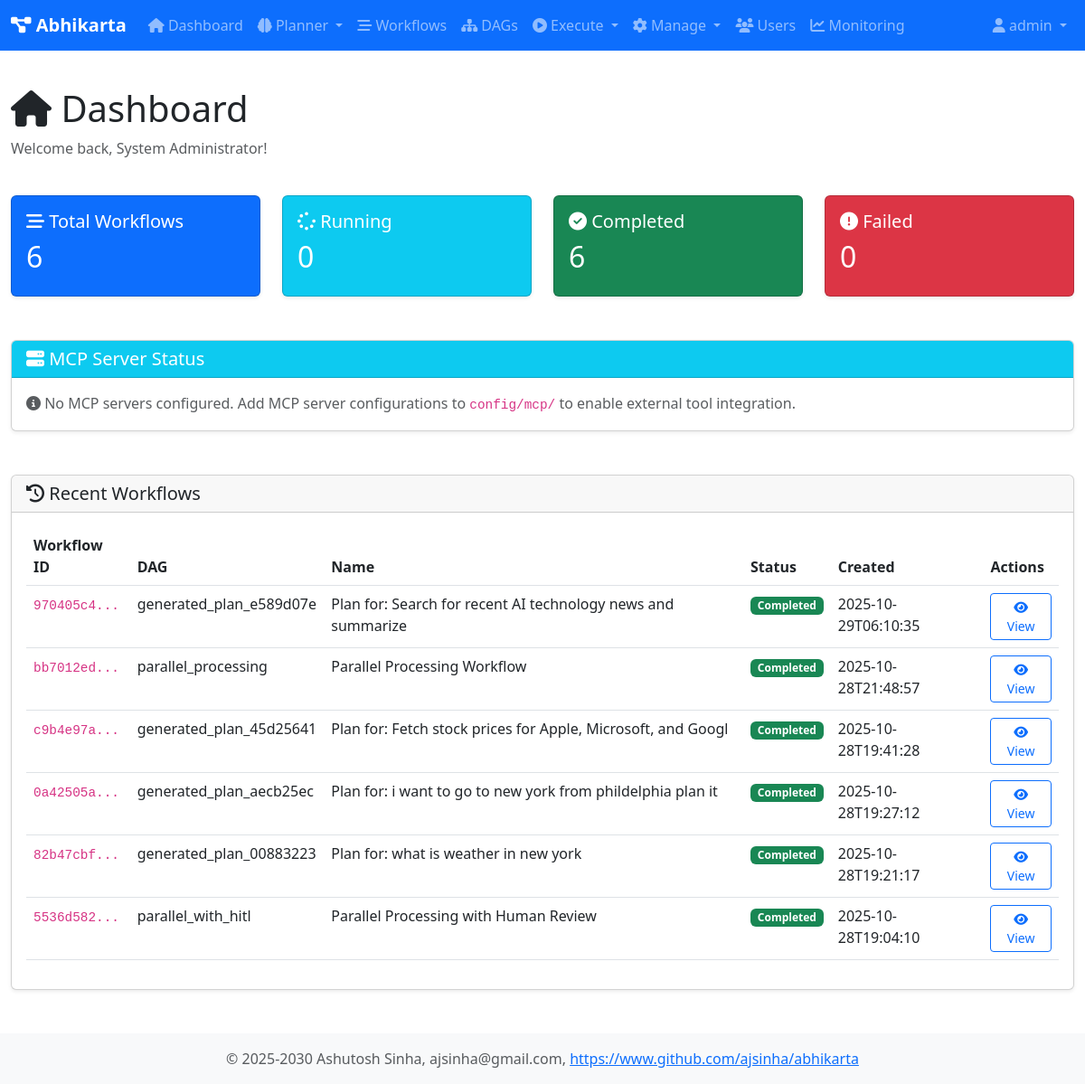
Before: /dashboard (signed in) with the older database file.
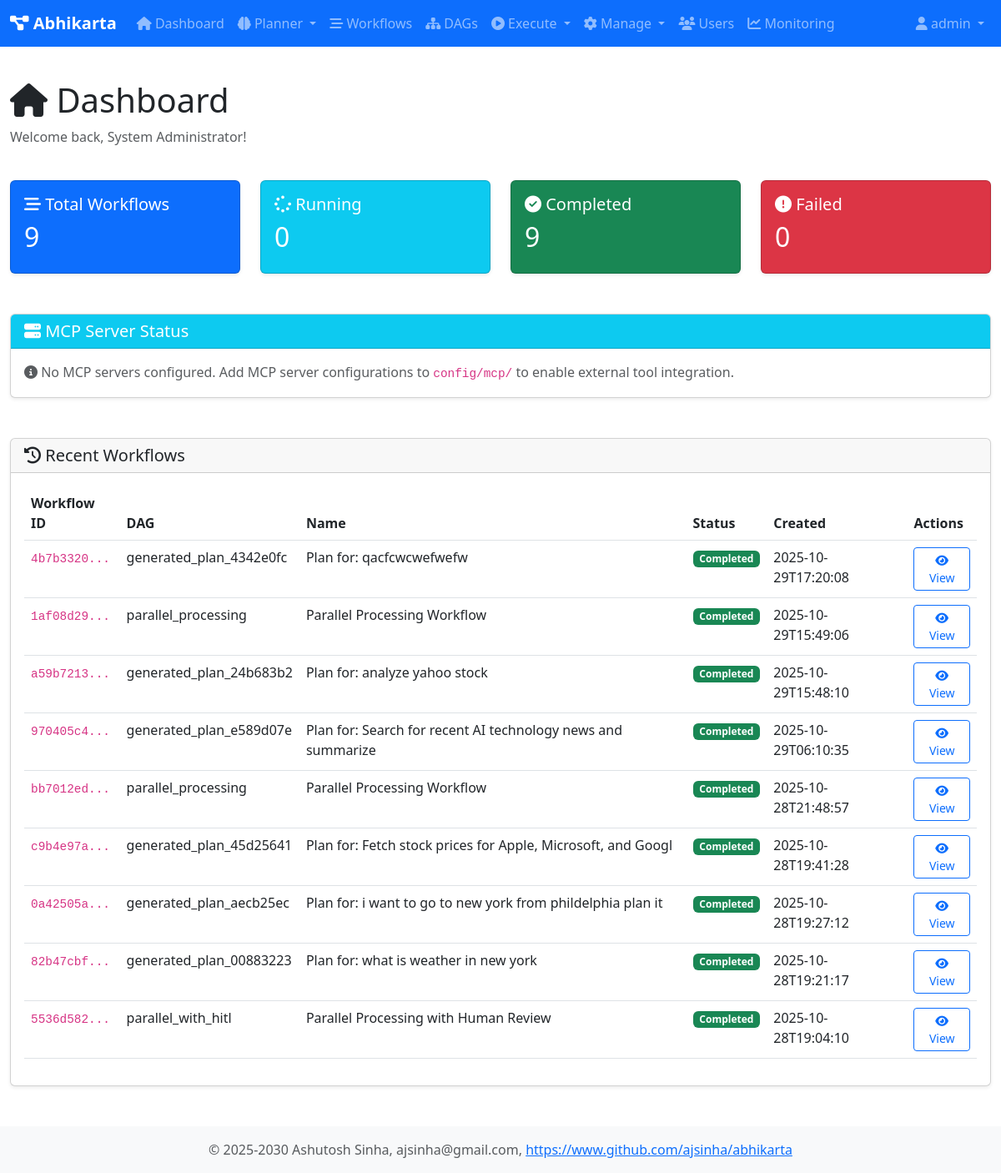
After: the same page with the newer database file.
### tables this page shows
CREATE TABLE workflows (
                workflow_id TEXT PRIMARY KEY,
                dag_id TEXT NOT NULL,
                session_id TEXT,
                name TEXT,
                description TEXT,
                status TEXT DEFAULT 'pending',
                created_at TEXT DEFAULT CURRENT_TIMESTAMP,
                started_at TEXT,
                completed_at TEXT,
                created_by TEXT,
                graph_json TEXT,
                result TEXT,
                error TEXT
            );

### web/app.py (the view)
@app.route('/dashboard')
@login_required
def dashboard():
    user = user_registry.get_user(session['user_id'])
    db = get_db()
    total_workflows = db.fetchone("SELECT COUNT(*) as count FROM workflows")['count']
    running_workflows = db.fetchone("SELECT COUNT(*) as count FROM workflows WHERE status = 'running'")['count']
    completed_workflows = db.fetchone("SELECT COUNT(*) as count FROM workflows WHERE status = 'completed'")['count']
    failed_workflows = db.fetchone("SELECT COUNT(*) as count FROM workflows WHERE status = 'failed'")['count']
    recent_workflows = db.fetchall(
        "SELECT * FROM workflows ORDER BY created_at DESC LIMIT 10"
    )
    pending_hitl = orchestrator.get_pending_hitl_requests()
    mcp_servers = tool_registry.get_mcp_servers_status()
    return render_template('dashboard.html',
                         user=user,
                         total_workflows=total_workflows,
                         running_workflows=running_workflows,
                         completed_workflows=completed_workflows,
                         failed_workflows=failed_workflows,
                         recent_workflows=recent_workflows,
                         pending_hitl=len(pending_hitl),
                         mcp_servers=mcp_servers)

### core/user_registry.py (called while the page is built)
    def is_admin(self) -> bool:
        return self.role == 'admin'

    def get_user(self, user_id: str) -> Optional[User]:
        return self._users.get(user_id)

### db/database.py (called while the page is built)
def get_db() -> Database:
    global _db_instance
    if _db_instance is None:
        _db_instance = Database(db_type='sqlite', db_path='data/abhikarta.db')
        _db_instance.initialize_schema()
    return _db_instance

    @contextmanager
    def get_connection(self):
        conn = None
        try:
            if self.db_type == 'sqlite':
                conn = sqlite3.connect(self.db_path)
                conn.row_factory = sqlite3.Row
            elif self.db_type == 'postgresql':
                import psycopg2
                import psycopg2.extras
                conn = psycopg2.connect(**self.pg_params)
                conn.cursor_factory = psycopg2.extras.RealDictCursor
            yield conn
            conn.commit()
        except Exception as e:
            if conn:
                conn.rollback()
            raise e
        finally:
            if conn:
                conn.close()

    def fetchone(self, query: str, params: Tuple = ()) -> Optional[Dict[str, Any]]:
        with self.get_connection() as conn:
            cursor = conn.cursor()
            cursor.execute(query, params)
            row = cursor.fetchone()
            return dict(row) if row else None

    def fetchall(self, query: str, params: Tuple = ()) -> List[Dict[str, Any]]:
        with self.get_connection() as conn:
            cursor = conn.cursor()
            cursor.execute(query, params)
            rows = cursor.fetchall()
            return [dict(row) for row in rows]

### tools/tool_registry.py (called while the page is built, shortened)
    def get_mcp_servers_status(self) -> List[Dict[str, Any]]:
        import time
        mcp_servers = []
        if not os.path.exists(self._mcp_config_dir):
            return mcp_servers

### web/app.py (called while the page is built)
def login_required(f):
    @wraps(f)
    def decorated_function(*args, **kwargs):
        if 'user_id' not in session:
            return redirect(url_for('login'))
        return f(*args, **kwargs)
    return decorated_function

### workflows/dag/orchestrator.py (called while the page is built)
    def get_pending_hitl_requests(self, workflow_id: Optional[str] = None) -> List[Dict[str, Any]]:
        if workflow_id:
            return self.db.fetchall(
                "SELECT * FROM hitl_requests WHERE workflow_id = ? AND status = 'pending'",
                (workflow_id,)
            )
        else:
            return self.db.fetchall(
                "SELECT * FROM hitl_requests WHERE status = 'pending'"
            )

### web/templates/dashboard.html (shortened to what this page needs)
{% extends "base.html" %}
{% block content %}
<div class="row mb-4">
    <div class="col">
        <h1><i class="fas fa-home"></i> Dashboard</h1>
        <p class="text-muted">Welcome back, {{ user.full_name }}!</p>
    </div>
</div>
<div class="row mb-4">
    <div class="col-md-3">
        <div class="card text-white bg-primary">
            <div class="card-body">
                <h5 class="card-title"><i class="fas fa-stream"></i> Total Workflows</h5>
                <h2>{{ total_workflows }}</h2>
            </div>
        </div>
    </div>
    <div class="col-md-3">
        <div class="card text-white bg-info">
            <div class="card-body">
                <h5 class="card-title"><i class="fas fa-spinner"></i> Running</h5>
                <h2>{{ running_workflows }}</h2>
            </div>
        </div>
    </div>
    <div class="col-md-3">
        <div class="card text-white bg-success">
            <div class="card-body">
                <h5 class="card-title"><i class="fas fa-check-circle"></i> Completed</h5>
                <h2>{{ completed_workflows }}</h2>
            </div>
        </div>
    </div>
    <div class="col-md-3">
        <div class="card text-white bg-danger">
            <div class="card-body">
                <h5 class="card-title"><i class="fas fa-exclamation-circle"></i> Failed</h5>
                <h2>{{ failed_workflows }}</h2>
            </div>
        </div>
    </div>
</div>
<div class="row mb-4">
    <div class="col-12">
        <div class="card">
            <div class="card-header bg-info text-white">
                <h5 class="mb-0"><i class="fas fa-server"></i> MCP Server Status</h5>
            </div>
            <div class="card-body">
                {% if mcp_servers %}
                <div class="row">
                    {% for server in mcp_servers %}
                    <div class="col-md-4 mb-3">
                        <div class="card border-{{ 'success' if server.status == 'online' else 'danger' }}">
                            <div class="card-body">
                                <div class="d-flex justify-content-between align-items-center mb-2">
                                    <h6 class="mb-0"><i class="fas fa-cube"></i> {{ server.name }}</h6>
                                    {% if server.status == 'online' %}
                                        <span class="badge bg-success"><i class="fas fa-check-circle"></i> Online</span>
                                    {% else %}
                                        <span class="badge bg-danger"><i class="fas fa-times-circle"></i> Offline</span>
                                    {% endif %}
                                </div>
                                <p class="small text-muted mb-2">
                                    <i class="fas fa-link"></i> {{ server.url }}
                                </p>
                                <div class="small">
                                    <strong>Tools:</strong> {{ server.tool_count }}
                                    {% if server.status == 'online' %}
                                        <br><strong>Response Time:</strong> {{ server.response_time }}ms
                                    {% endif %}
                                </div>
                            </div>
                        </div>
                    </div>
                    {% endfor %}
                </div>
                <div class="text-end">
                    <button class="btn btn-sm btn-outline-secondary" onclick="refreshMCPStatus()">
                        <i class="fas fa-sync-alt"></i> Refresh Status
                    </button>
                </div>
                {% else %}
                <p class="text-muted mb-0">
                    <i class="fas fa-info-circle"></i> No MCP servers configured.
                    Add MCP server configurations to <code>config/mcp/</code> to enable external tool integration.
                </p>
                {% endif %}
            </div>
        </div>
    </div>
</div>
<div class="row">
    <div class="col-12">
        <div class="card">
            <div class="card-header">
                <h5 class="mb-0"><i class="fas fa-history"></i> Recent Workflows</h5>
            </div>
            <div class="card-body">
                {% if recent_workflows %}
                <div class="table-responsive">
                    <table class="table table-hover">
                        <thead>
                            <tr>
                                <th>Workflow ID</th>
                                <th>DAG</th>
                                <th>Name</th>
                                <th>Status</th>
                                <th>Created</th>
                                <th>Actions</th>
                            </tr>
                        </thead>
                        <tbody>
                            {% for workflow in recent_workflows %}
                            <tr>
                                <td><code>{{ workflow.workflow_id[:8] }}...</code></td>
                                <td>{{ workflow.dag_id }}</td>
                                <td>{{ workflow.name or 'N/A' }}</td>
                                <td>
                                    {% if workflow.status == 'running' %}
                                        <span class="badge bg-info">Running</span>
                                    {% elif workflow.status == 'completed' %}
                                        <span class="badge bg-success">Completed</span>
                                    {% elif workflow.status == 'failed' %}
                                        <span class="badge bg-danger">Failed</span>
                                    {% else %}
                                        <span class="badge bg-secondary">{{ workflow.status }}</span>
                                    {% endif %}
                                </td>
                                <td>{{ workflow.created_at[:19] }}</td>
                                <td>
                                    <a href="{{ url_for('workflow_detail', workflow_id=workflow.workflow_id) }}"
                                       class="btn btn-sm btn-outline-primary">
                                        <i class="fas fa-eye"></i> View
                                    </a>
                                </td>
                            </tr>
                            {% endfor %}
                        </tbody>
                    </table>
                </div>
                {% else %}
                <p class="text-muted">No workflows yet. <a href="{{ url_for('dags') }}">Execute a DAG</a> to get started.</p>
                {% endif %}
            </div>
        </div>
    </div>
</div>
{% endblock %}

### web/templates/base.html (shortened to what this page needs)
<!DOCTYPE html>
<html lang="en">
<head>
    <link href="https://cdn.jsdelivr.net/npm/bootstrap@5.3.0/dist/css/bootstrap.min.css" rel="stylesheet">
    <link rel="stylesheet" href="https://cdnjs.cloudflare.com/ajax/libs/font-awesome/6.4.0/css/all.min.css">
    <link href="{{ url_for('static', filename='css/style.css') }}" rel="stylesheet">
</head>
<body>
    {% if user %}
    <nav class="navbar navbar-expand-lg navbar-dark bg-primary">
        <div class="container-fluid">
            <a class="navbar-brand" href="{{ url_for('dashboard') }}">
                <i class="fas fa-project-diagram"></i> Abhikarta
            </a>
            <div class="collapse navbar-collapse" id="navbarNav">
                <ul class="navbar-nav me-auto">
                    <li class="nav-item">
                        <a class="nav-link" href="{{ url_for('dashboard') }}">
                            <i class="fas fa-home"></i> Dashboard
                        </a>
                    </li>
                    <li class="nav-item dropdown">
                        <a class="nav-link dropdown-toggle" href="#" id="plannerDropdown" role="button" data-bs-toggle="dropdown">
                            <i class="fas fa-brain"></i> Planner
                        </a>
                    </li>
                    <li class="nav-item">
                        <a class="nav-link" href="{{ url_for('workflows') }}">
                            <i class="fas fa-stream"></i> Workflows
                        </a>
                    </li>
                    <li class="nav-item">
                        <a class="nav-link" href="{{ url_for('dags') }}">
                            <i class="fas fa-sitemap"></i> DAGs
                        </a>
                    </li>
                    <li class="nav-item dropdown">
                        <a class="nav-link dropdown-toggle" href="#" id="executeDropdown" role="button" data-bs-toggle="dropdown">
                            <i class="fas fa-play-circle"></i> Execute
                        </a>
                    </li>
                    <li class="nav-item dropdown">
                        <a class="nav-link dropdown-toggle" href="#" id="manageDropdown" role="button" data-bs-toggle="dropdown">
                            <i class="fas fa-cog"></i> Manage
                        </a>
                    </li>
                    {% if user.is_admin() %}
                    <li class="nav-item">
                        <a class="nav-link" href="{{ url_for('users') }}">
                            <i class="fas fa-users"></i> Users
                        </a>
                    </li>
                    <li class="nav-item">
                        <a class="nav-link" href="{{ url_for('monitoring_dashboard') }}">
                            <i class="fas fa-chart-line"></i> Monitoring
                        </a>
                    </li>
                    {% endif %}
                </ul>
                <ul class="navbar-nav">
                    <li class="nav-item dropdown">
                        <a class="nav-link dropdown-toggle" href="#" id="userDropdown" role="button" data-bs-toggle="dropdown">
                            <i class="fas fa-user"></i> {{ user.username }}
                        </a>
                    </li>
                </ul>
            </div>
        </div>
    </nav>
    {% endif %}
    <main class="container-fluid py-4">
        {% block content %}{% endblock %}
    </main>
    <footer class="footer mt-auto py-3 bg-light">
        <div class="container text-center">
            <span class="text-muted">© 2025-2030 Ashutosh Sinha, ajsinha@gmail.com,
                <a href="https://www.github.com/ajsinha/abhikarta" target="_blank">https://www.github.com/ajsinha/abhikarta</a>
            </span>
        </div>
    </footer>
</body>
</html>

### web/static/css/style.css (style rules this page uses)
body { min-height: 100vh; display: flex; flex-direction: column; }
main { flex: 1; }
.footer { margin-top: auto; }
.card { margin-bottom: 1.5rem; box-shadow: 0 0.125rem 0.25rem rgba(0,0,0,.075); }
code { font-size: 90%; }
.navbar-brand { font-weight: bold; }

Changed rows visible on the page:
added workflows: workflow_id "4b7b3320", dag_id "generated_plan_4342e0fc", name "Plan for: qacfcwcwefwefw", status "Completed", created_at "2025-10-29T17:20:08"
added workflows: workflow_id "1af08d29", dag_id "parallel_processing", name "Parallel Processing Workflow", status "Completed", created_at "2025-10-29T15:49:06"
added workflows: workflow_id "a59b7213", dag_id "generated_plan_24b683b2", name "Plan for: analyze yahoo stock", status "Completed", created_at "2025-10-29T15:48:10"
Other visible differences:
{{ total_workflows }}: "6" → "9"
{{ completed_workflows }}: "6" → "9"
